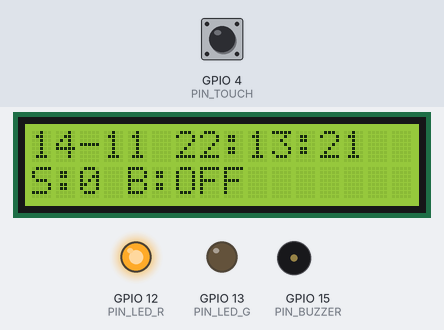
Recording of a sketch running on a simulated ESP32. Shown: 16×2 character LCD, output pins drawn as LEDs (lit = HIGH), buzzer (waves = sounding, pin HIGH). The test bench sets the inputs (shaded band); at power-on: GPIO 4 (PIN_TOUCH) LOW. WiFi joins after 1.5 s; servers stay silent unless stated; the local clock reads 2024-03-15 10:24:30 at power-on unless the sketch sets it; storage starts empty; no MQTT or app messages arrive unless stated; what the sketch prints to the serial monitor is not drawn.

Above: at 1.2 s.
1.3 s: GPIO 4 (PIN_TOUCH) pulled HIGH for 0.15 s
At 3.8 s:
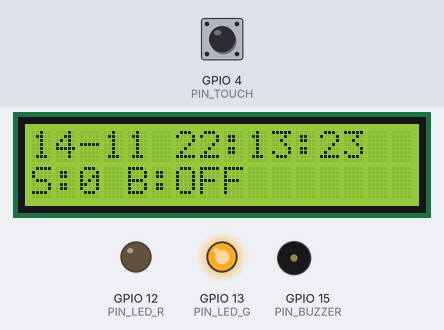
4.4 s: GPIO 4 (PIN_TOUCH) pulled HIGH for 1 s
At 4.9 s:
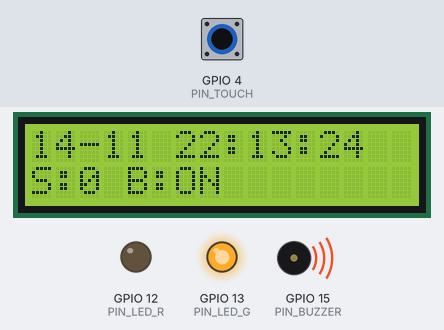
6.9 s: GPIO 4 (PIN_TOUCH) pulled HIGH for 3.2 s
At 7.5 s:
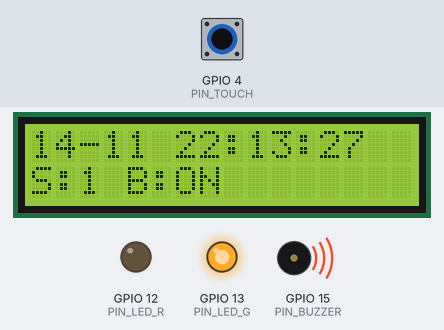
11.6 s: GPIO 4 (PIN_TOUCH) pulled HIGH for 0.15 s
At 12.8 s:
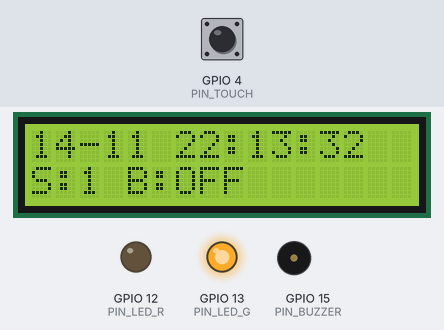
Timing chart, 0 to 14.2 s (numbered marks = the images above; inputs shaded):
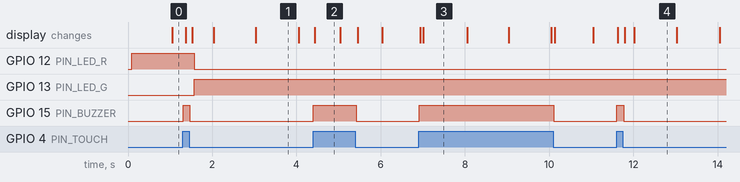

Measured:
- after the input at 1.3 s, GPIO 15 (PIN_BUZZER): LOW → HIGH at once, → LOW 0.15 s later; the display: first changes after 0.07 s (image 1 shows a later state)
- after the input at 4.4 s, GPIO 15 (PIN_BUZZER): LOW → HIGH at once, → LOW 1.0 s later; the display: changes at once (image 2)
- after the input at 6.9 s, GPIO 15 (PIN_BUZZER): LOW → HIGH at once, → LOW 3.2 s later; the display: first changes at once (image 3 shows a later state)
- after the input at 11.6 s, GPIO 15 (PIN_BUZZER): LOW → HIGH at once, → LOW 0.18 s later; the display: first changes at once (image 4 shows a later state)
- what the display in image 1 shows lasts 1.1 s, from 3.0 s to 4.1 s
- what the display in image 2 shows lasts 0.6 s, from 4.4 s to 5.0 s

The sketch:

Datalogger.ino
```cpp
/**
 /            Datalogger.ino
 /            Sistema Datalogger IoT modular con ESP32.
 /            Integra sensores, actuadores, almacenamiento local (MicroSD)
 /            y comunicación remota (MQTT) utilizando multitarea cooperativa.
 /
 /                   Carlos Alexis López Jiménez  7A Telematica

 */

#include <Wire.h>
#include "Config.h"
#include "Tasks.h"
#include "RTC.h"
#include "JSONS.h"
#include "Sensors.h"
#include "Actuators.h"
#include "MicroSD.h"
#include "MQTT.h"
#include "Display.h"

/**
 /       Inicialización en memoria de las variables globales de estado.
 */
String fechaActual = "00-00-0000";
String horaActual = "00:00:00";
int valorSensor = 0;
bool actuadorActivo = false;
String horaActivacion = "N/A";
String horaDesactivacion = "N/A";

/**
 /        Instancias globales de los módulos del sistema.
 */
TareaSensor tSensor;
TareaActuador tActuador;
TareaSD tSD;
TareaMQTT tMQTT;
TareaPantalla tPantalla;

/**
 /        Configuración inicial del hardware y periféricos.
 /        Inicializa buses de comunicación (Serial, I2C) y manda llamar
 /        a los métodos de arranque de cada módulo independiente.
 */
void setup() {
  Serial.begin(115200);
  Wire.begin();

  inicializarRTC();
  tSensor.inicializar();
  tActuador.inicializar();
  tSD.inicializar();
  tMQTT.inicializar();
  tPantalla.inicializar();
}

/**
 /         Ciclo infinito de ejecución (Super Loop).
 /         Orquesta la ejecución concurrente de todas las tareas del sistema
 /         sin utilizar retardos bloqueantes, garantizando tiempo real.
 */
void loop() {
  actualizarReloj();
  tSensor.actualizar();
  tActuador.actualizar();
  tPantalla.actualizar();
  tSD.guardarDatos();
  tMQTT.publicar();
}
```

Actuators.h
```cpp
#ifndef ACTUATORS_H
#define ACTUATORS_H
#include "Config.h"
#include <WiFi.h>

/**
 /          TareaActuador
 /          Controlador físico del sistema (Buzzer y LEDs de estado).
 /          Reacciona instantáneamente a los estímulos del sensor y
 /          supervisa la conectividad de red de forma pasiva.
 */
class TareaActuador {
  public:
    void inicializar() {
      pinMode(PIN_BUZZER, OUTPUT);
      pinMode(PIN_LED_R, OUTPUT);
      pinMode(PIN_LED_G, OUTPUT);
    }

    /**
     /      Evalúa las condiciones de activación y modifica las salidas.
     /      Registra la hora exacta de los eventos para auditoría en JSON.
     */
    void actualizar() {
      int estadoInmediato = digitalRead(PIN_TOUCH);

      // Lógica de alerta sonora instantánea
      if (estadoInmediato == HIGH && !actuadorActivo) {
        actuadorActivo = true;
        horaActivacion = horaActual;
        digitalWrite(PIN_BUZZER, HIGH);
      } else if (estadoInmediato == LOW && actuadorActivo) {
        actuadorActivo = false;
        horaDesactivacion = horaActual;
        digitalWrite(PIN_BUZZER, LOW);
      }

      // Lógica de semáforo de conectividad (Verde = OK, Rojo = Desconectado)
      if (WiFi.status() == WL_CONNECTED && client.connected()) {
        digitalWrite(PIN_LED_G, HIGH);
        digitalWrite(PIN_LED_R, LOW);
      } else {
        digitalWrite(PIN_LED_G, LOW);
        digitalWrite(PIN_LED_R, HIGH);
      }
    }
};
#endif
```

Display.h
```cpp
#ifndef DISPLAY_H
#define DISPLAY_H
#include <LiquidCrystal_I2C.h>
#include "Config.h"

// Instancia de la pantalla LCD utilizando dirección I2C estándar
LiquidCrystal_I2C lcd(0x27, 16, 2);

/**
 /          TareaPantalla
 /          Módulo de interfaz humano-máquina (HMI).
 /          Muestra en tiempo real los datos consolidados del sistema en una
 /          matriz LCD de 16x2 caracteres.
 */
class TareaPantalla {
  public:
    void inicializar() {
      lcd.init();
      lcd.backlight();
    }

    /**
     /        Formatea e inyecta los datos en los segmentos de la LCD.
     /        Optimiza el espacio de 16 caracteres para mostrar Fecha, Hora,
     /        estado numérico del sensor y etiqueta de estado del actuador.
     */
    void actualizar() {
      lcd.setCursor(0, 0);
      lcd.print(fechaActual.substring(0, 5) + " " + horaActual);

      lcd.setCursor(0, 1);
      lcd.print("S:" + String(valorSensor) + " ");
      if (actuadorActivo) {
        lcd.print("B:ON       ");
      } else {
        lcd.print("B:OFF      ");
      }
    }
};
#endif
```

JSONS.h
```cpp
#ifndef JSONS_H
#define JSONS_H

#include "Config.h"
#include <ArduinoJson.h>

/**
 /          JSON_Factory (Implementación funcional)
 /          Motor de empaquetado y estructuración de datos.
 /          Utiliza la librería ArduinoJson para crear un documento dinámico
 /          que previene la fragmentación de memoria (heap) en el ESP32.
 */

/**
 /          Genera el payload de telemetría en formato JSON.
 /          Estructura la fecha, hora, valor del sensor y anida el estado
 /          del actuador junto con su marca de tiempo exacta de activación.
 /          String serializado listo para almacenamiento SD o transmisión MQTT.
 */
String generarJSON() {
  DynamicJsonDocument doc(1024);
  String salidaJSON = "";

  doc["fecha"] = fechaActual;
  doc["hora"] = horaActual;
  doc["sensor"] = valorSensor;

  JsonObject actuador = doc.createNestedObject("actuador");

  if (actuadorActivo) {
    actuador["estado"] = "activado";
    actuador["hora_accion"] = horaActivacion;
  } else {
    actuador["estado"] = "desactivado";
    actuador["hora_accion"] = horaDesactivacion;
  }

  serializeJson(doc, salidaJSON);
  return salidaJSON;
}
#endif
```

MQTT.h
```cpp
#ifndef MQTT_H
#define MQTT_H
#include <WiFi.h>
#include "Config.h"
#include "Tasks.h"
#include "JSONS.h"

// Credenciales estáticas de red y broker
const char* ssid = "";
const char* password = "";
const char* mqtt_server = "broker.hivemq.com";
const char* topico_mqtt = "";

WiFiClient espClient;
PubSubClient client(espClient);

/**
 /       TareaMQTT
 /       Administra el stack de red y el protocolo de telemetría.
 /       Publica el paquete de datos estructurado hacia el broker externo.
 */
class TareaMQTT : public TareaTemporizada {
  public:
    TareaMQTT() : TareaTemporizada(10000) {}

    void inicializar() {
      WiFi.begin(ssid, password);
      client.setServer(mqtt_server, 1883);
    }

    /**
    /     Supervisa el estado del socket y restablece conexiones caídas.
     */
    void reconectar() {
      if (!client.connected() && WiFi.status() == WL_CONNECTED) {
        client.connect("");
      }
    }

    /**
     /      Ejecuta la transmisión de datos hacia la nube cada 10 segundos.
     */
    void publicar() {
      reconectar();
      client.loop();
      if (debeEjecutarse() && client.connected()) {
        String mensaje = generarJSON();
        client.publish(topico_mqtt, mensaje.c_str());
        Serial.println("MQTT: " + mensaje);
      }
    }
};
#endif
```

MicroSD.h
```cpp
#ifndef MICROSD_H
#define MICROSD_H
#include <SPI.h>
#include <SD.h>
#include "Config.h"
#include "Tasks.h"
#include "JSONS.h"

/**
 /     TareaSD
 /     Manejador del sistema de archivos local vía protocolo SPI.
 /     Almacena un registro JSON cada 10 segundos en archivos diarios.
 */
class TareaSD : public TareaTemporizada {
  public:
    TareaSD() : TareaTemporizada(10000) {}

    void inicializar() {
      if (!SD.begin(PIN_SD_CS)) Serial.println("Error SD");
    }

    /**
     /      Construye el nombre del archivo diario y adjunta el registro.
     /      Utiliza el formato <AAAA_MM_DD>.json sin sobrescribir el historial.
     */
    void guardarDatos() {
      if (debeEjecutarse()) {
        String anio = fechaActual.substring(6, 10);
        String mes = fechaActual.substring(3, 5);
        String dia = fechaActual.substring(0, 2);
        String nombreArchivo = "/" + anio + "_" + mes + "_" + dia + ".json";

        File dataFile = SD.open(nombreArchivo, FILE_APPEND);
        if (dataFile) {
          String datos = generarJSON();
          dataFile.println(datos);
          dataFile.close();
          Serial.println("Guardado SD: " + nombreArchivo);
        }
      }
    }
};
#endif
```

RTC.h
```cpp
#ifndef RTC_H
#define RTC_H
#include <RTClib.h>
#include "Config.h"

RTC_DS1307 rtc;

/**
/     Inicializa el módulo reloj en tiempo real (DS1307) por I2C.
/     Si el módulo pierde energía o no está configurado, toma la
/     fecha y hora de la compilación automáticamente.
*/
void inicializarRTC() {
  if (!rtc.begin() || !rtc.isrunning()) {
    rtc.adjust(DateTime(F(__DATE__), F(__TIME__)));
  }
  rtc.adjust(DateTime(F(__DATE__), F(__TIME__)));
}

/**
/     Extrae la información temporal del módulo físico.
/     Convierte los datos del RTC a formato String (DD-MM-YYYY y hh:mm:ss)
/     para su inyección en la estructura de telemetría global.
*/
void actualizarReloj() {
  DateTime now = rtc.now();
  char bufF[] = "DD-MM-YYYY";
  char bufH[] = "hh:mm:ss";
  fechaActual = now.toString(bufF);
  horaActual = now.toString(bufH);
}
#endif
```

Sensors.h
```cpp
#ifndef SENSORS_H
#define SENSORS_H
#include "Config.h"
#include "Tasks.h"

/**
 /          TareaSensor
 /          Gestiona el muestreo digital del sensor Touch.
 /          Hereda de TareaTemporizada para garantizar lecturas
 /          estrictas cada 5 segundos de forma continua.
 */
class TareaSensor : public TareaTemporizada {
  public:
    TareaSensor() : TareaTemporizada(5000) {}

    /**
     /        Configura el pin del sensor. Se usa PULLDOWN para estabilizar
     /        la lectura en el entorno de simulación virtual.
     */
    void inicializar() {
      pinMode(PIN_TOUCH, INPUT_PULLDOWN);
    }

    /**
     /       Actualiza la variable global con la lectura actual.
     */
    void actualizar() {
      if (debeEjecutarse()) {
        valorSensor = digitalRead(PIN_TOUCH);
        Serial.println("Sensor (5s): " + String(valorSensor));
      }
    }
};
#endif
```

Tasks.h
```cpp
#ifndef TASKS_H
#define TASKS_H
#include <Arduino.h>

/**
/  TareaTemporizada
/  Clase base para la gestión de multitarea cooperativa.
/  Sustituye la función bloqueante delay() mediante el cálculo de
/  diferenciales de tiempo con millis(), cumpliendo los requisitos
/  del datalogger IoT.
*/
class TareaTemporizada {
  protected:
    unsigned long tiempoAnterior = 0;
    unsigned long intervalo;

  public:
    /**
    /    Constructor de la clase base.
    /    _intervalo Tiempo en milisegundos que debe transcurrir entre ejecuciones.
    */
    TareaTemporizada(unsigned long _intervalo) : intervalo(_intervalo) {}

    /**
    /    Verifica si el intervalo de tiempo ha transcurrido.
    /    return true si es momento de ejecutar la tarea, false en caso contrario.
    */
    bool debeEjecutarse() {
      if (millis() - tiempoAnterior >= intervalo) {
        tiempoAnterior = millis();
        return true;
      }
      return false;
    }
};
#endif
```

Config.h
```cpp
#ifndef CONFIG_H
#define CONFIG_H
#include <Arduino.h>
#include <PubSubClient.h>

/*
/     Asignación de pines físicos para el ESP32 NodeMCU.
/     Se utilizan pines compatibles con I2C, SPI y soporte capacitivo.
*/

#define PIN_TOUCH 4
#define PIN_BUZZER 15
#define PIN_SD_CS 5
#define PIN_LED_R 12
#define PIN_LED_G 13

/**
/     Variables de estado global compartidas entre módulos.
/     El uso de 'extern' permite que cualquier archivo que incluya
/     esta cabecera pueda leer y modificar el estado del sistema.
*/
extern String fechaActual;
extern String horaActual;
extern int valorSensor;
extern bool actuadorActivo;
extern String horaActivacion;
extern String horaDesactivacion;
extern PubSubClient client;

#endif
```
